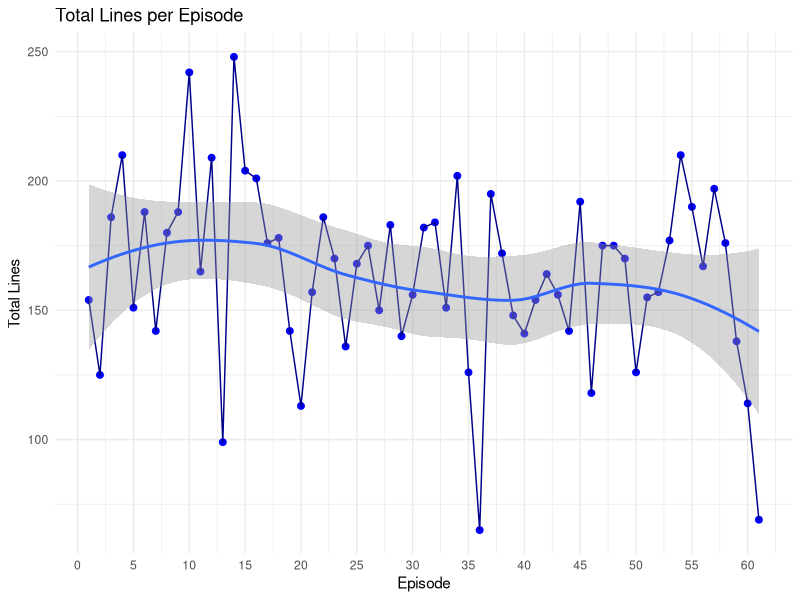

Source code (R):
## ---- chunk 1
#| label: load-packages
#| include: false

library(ggplot2)
library(dplyr)
library(readr)
library(RColorBrewer)
library(tidyverse)
library(knitr)
library(kableExtra)
library(gridExtra)
library(grid)
## ---- chunk 2
#| label: load-data
#| include: false

atla <- read_csv("EXTRA/data/atla.csv")
## ---- chunk 3
all_episode_counts <- atla %>%
  group_by(Episode, character) %>%
  summarise(count = n())

all_episode_counts <- all_episode_counts %>%
  group_by(Episode) %>%
  summarise(total = sum(count)) %>%
  arrange(desc(total))


all_book_counts <- atla %>%
  group_by(book_num, character) %>%
  summarise(count = n())

all_book_counts <- all_book_counts %>%
  group_by(book_num) %>%
  summarise(total = sum(count)) %>%
  arrange(desc(total))

all_sum <- all_episode_counts %>%
  summarise(
    Mean = mean(total),
    Median = median(total),
    Min = min(total),
    Max = max(total),
    SD = sd(total))

print(kable(all_sum, align = "c", "simple"))
## ---- chunk 4
all_episode_counts %>% 
  ggplot(aes(x = Episode, y = total)) +
  geom_point(color = "blue", size = 2) +
  geom_line(color = "darkblue") +
  geom_smooth() + 
  labs(x = "Episode",
       y = "Total Lines",
       title = "Total Lines per Episode") +
  scale_x_continuous(breaks = seq(0, 61, by = 5)) +
  theme_minimal() 
## ---- chunk 5
summary_stats <- atla %>%
  summarise(
    Mean = mean(IMDB, na.rm = TRUE),
    Median = median(IMDB, na.rm = TRUE),
    Min = min(IMDB, na.rm = TRUE),
    Max = max(IMDB, na.rm = TRUE),
    SD = sd(IMDB, na.rm = TRUE),
    Episodes = n_distinct(Episode)
  ) %>%
  mutate(director = "All")

summary_stats2 <- atla %>%
  group_by(director) %>%
  summarise(
    Mean = mean(IMDB, na.rm = TRUE),
    Median = median(IMDB, na.rm = TRUE),
    Min = min(IMDB, na.rm = TRUE),
    Max = max(IMDB, na.rm = TRUE),
    SD = sd(IMDB, na.rm = TRUE),
    Episodes = n_distinct(Episode)
  )

stats_all <- bind_rows(summary_stats, summary_stats2)

stats_all_round <- stats_all %>%
  mutate(
    Mean = round(Mean, digits = 2),
    SD = round(SD, digits = 2)) %>%
  rename(Director = director)


print(kable(stats_all_round, align = "c", "simple"))
## ---- chunk 6
summary_stats3 <- atla %>%
  group_by(Book, book_num) %>%
  summarise(
    Mean = mean(IMDB, na.rm = TRUE),
    Median = median(IMDB, na.rm = TRUE),
    Min = min(IMDB, na.rm = TRUE),
    Max = max(IMDB, na.rm = TRUE),
    SD = sd(IMDB, na.rm = TRUE),
    Episodes = n_distinct(Episode)
  ) %>%
  arrange(book_num)

book_stats <- summary_stats3 %>%
  mutate(
    Mean = round(Mean, digits = 2),
    SD = round(SD, digits = 2) )%>%
  rename("Book #" = book_num)


print(kable(book_stats, align = "c", "simple"))
